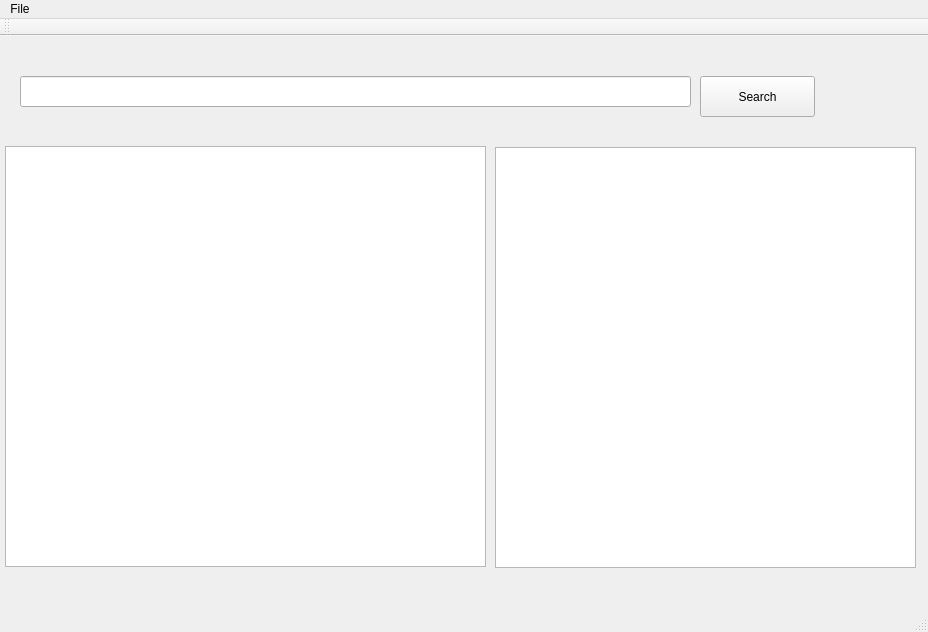
<?xml version="1.0" encoding="UTF-8"?>
<ui version="4.0">
 <class>MainWindow</class>
 <widget class="QMainWindow" name="MainWindow">
  <property name="geometry">
   <rect>
    <x>0</x>
    <y>0</y>
    <width>928</width>
    <height>632</height>
   </rect>
  </property>
  <property name="windowTitle">
   <string>MainWindow</string>
  </property>
  <widget class="QWidget" name="centralWidget">
   <widget class="QLineEdit" name="searchBar">
    <property name="geometry">
     <rect>
      <x>20</x>
      <y>40</y>
      <width>671</width>
      <height>31</height>
     </rect>
    </property>
   </widget>
   <widget class="QPushButton" name="searchButton">
    <property name="geometry">
     <rect>
      <x>700</x>
      <y>40</y>
      <width>115</width>
      <height>41</height>
     </rect>
    </property>
    <property name="text">
     <string>Search</string>
    </property>
    <property name="shortcut">
     <string>Return</string>
    </property>
   </widget>
   <widget class="QTreeView" name="treeView">
    <property name="geometry">
     <rect>
      <x>5</x>
      <y>110</y>
      <width>481</width>
      <height>421</height>
     </rect>
    </property>
   </widget>
   <widget class="QListView" name="fileView">
    <property name="geometry">
     <rect>
      <x>495</x>
      <y>111</y>
      <width>421</width>
      <height>421</height>
     </rect>
    </property>
   </widget>
  </widget>
  <widget class="QMenuBar" name="menuBar">
   <property name="geometry">
    <rect>
     <x>0</x>
     <y>0</y>
     <width>928</width>
     <height>26</height>
    </rect>
   </property>
   <widget class="QMenu" name="menuFile">
    <property name="title">
     <string>File</string>
    </property>
    <addaction name="actionNew_Window_2"/>
   </widget>
   <addaction name="menuFile"/>
  </widget>
  <widget class="QToolBar" name="mainToolBar">
   <attribute name="toolBarArea">
    <enum>TopToolBarArea</enum>
   </attribute>
   <attribute name="toolBarBreak">
    <bool>false</bool>
   </attribute>
  </widget>
  <widget class="QStatusBar" name="statusBar"/>
  <action name="actionNew_Window_2">
   <property name="text">
    <string>New Window</string>
   </property>
  </action>
 </widget>
 <layoutdefault spacing="6" margin="11"/>
 <resources/>
 <connections/>
</ui>
